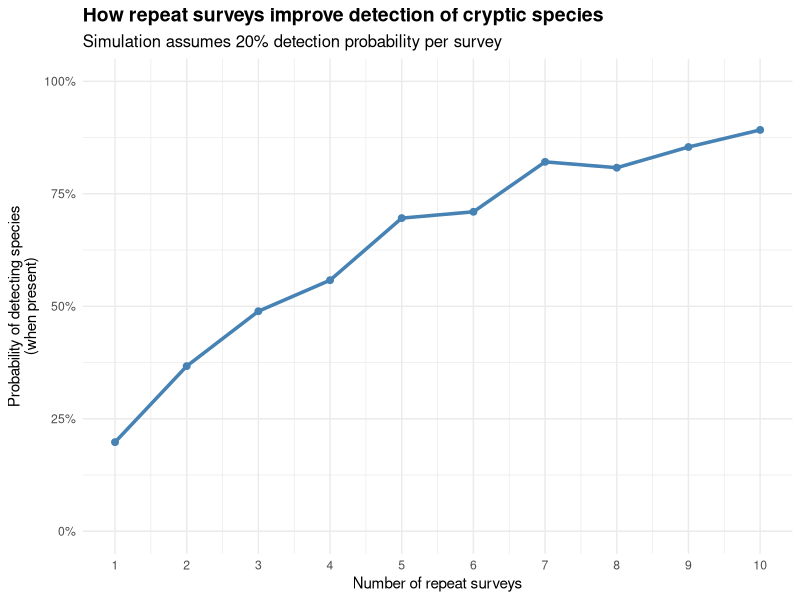

Generate this figure with R:
## ---- chunk 1
#| label: detection-simulation
#| echo: false
#| warning: false

# Plot the results
library(ggplot2)
library(dplyr)
# Simulation: Effect of repeat surveys on species detection
set.seed(123)

# Assume a species is present at a site
# Each survey has only a 20% chance of detecting it (typical for cryptic species)
detection_prob <- 0.2

# Function to simulate detection across multiple surveys
simulate_detection <- function(n_surveys, detection_prob) {
  # For each survey, randomly determine if species is detected
  detections <- rbinom(n_surveys, 1, detection_prob)
  # Return TRUE if detected in ANY survey
  any(detections == 1)
}

# Simulate different numbers of repeat surveys
survey_numbers <- 1:10
n_simulations <- 1000

results <- data.frame(
  n_surveys = rep(survey_numbers, each = n_simulations),
  detected = NA
)

# Run simulations
for (i in 1:nrow(results)) {
  results$detected[i] <- simulate_detection(
    results$n_surveys[i], 
    detection_prob
  )
}

# Calculate detection probability for each number of surveys
detection_summary <- results %>%
  group_by(n_surveys) %>%
  summarise(
    detection_rate = mean(detected),
    .groups = "drop"
  )


ggplot(detection_summary, aes(x = n_surveys, y = detection_rate)) +
  geom_line(size = 1.2, color = "steelblue") +
  geom_point(size = 2, color = "steelblue") +
  scale_y_continuous(labels = scales::percent, limits = c(0, 1)) +
  labs(
    x = "Number of repeat surveys",
    y = "Probability of detecting species\n(when present)",
    title = "How repeat surveys improve detection of cryptic species",
    subtitle = "Simulation assumes 20% detection probability per survey"
  ) +
  scale_x_continuous(breaks = survey_numbers) +
  theme_minimal() +
  theme(
    plot.title = element_text(size = 14, face = "bold"),
    plot.subtitle = element_text(size = 12)
  )
